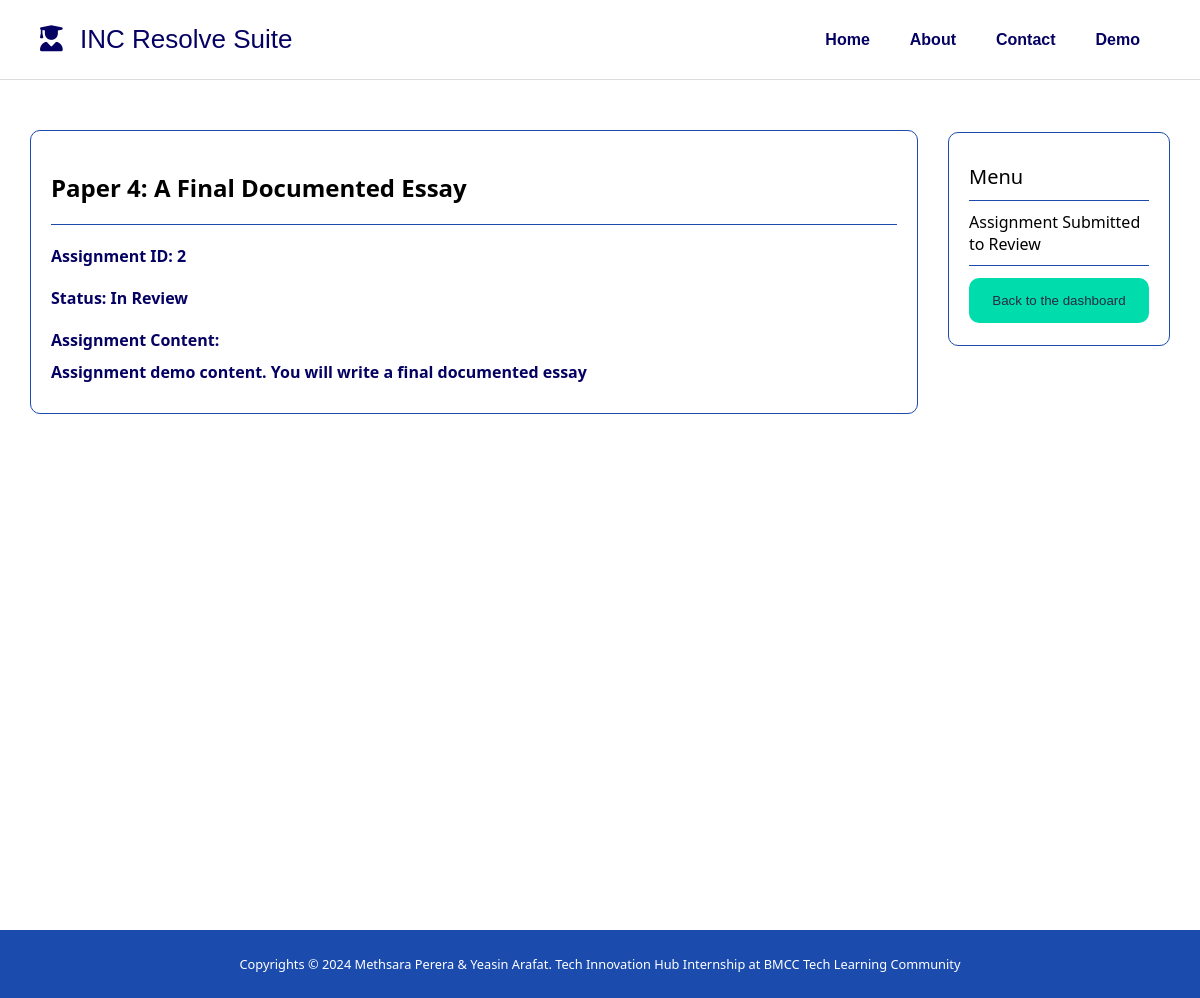
The app's page /portal/student/view-assignment.php?class=31806&assignment=2 (signed in) with its own data.
### tables this page shows
CREATE TABLE `assignment` (
  `assignment_id` int(255) NOT NULL,
  `assignment_name` varchar(256) NOT NULL,
  `instructor_id` int(8) NOT NULL,
  `content` mediumtext DEFAULT NULL
);

CREATE TABLE `student_assignment` (
  `student_id` int(81) NOT NULL,
  `assignment_id` int(255) NOT NULL,
  `last_day` date NOT NULL,
  `grade` varchar(5) NOT NULL DEFAULT '-',
  `status` varchar(16) NOT NULL DEFAULT 'enabled'
);

### portal/student/php/status-check.php (called while the page is built)
<?php
function checkStatus($conn, $uid, $assignment_id) {
    $status_query = mysqli_query($conn, "SELECT status FROM student_assignment WHERE student_id = $uid AND assignment_id = $assignment_id");
    $status_result = mysqli_fetch_assoc($status_query);
    $status = $status_result['status'];
    return $status;
}
?>

### portal/student/view-assignment.php (the view, shortened to what this page needs)
<?php
require_once "../../config.php";
require_once "php/status-check.php";
$uid = $_SESSION['uid'];
$assignment_id = $_GET['assignment'];
$status = checkStatus($conn, $uid, $assignment_id);
?>
<!DOCTYPE html>
<html lang="en">
<head>
<link href="https://cdn.jsdelivr.net/npm/quill@2.0.0-rc.2/dist/quill.snow.css" rel="stylesheet" />
<link rel="stylesheet" href="../styles-web.css">
</head>
<body>
<header>
    <?php include('../php/header.php');?>
</header>
<section class="home-section-full">
    <div class="container">
        <div class="left-panel">
            <div class="task-container">
                <?php
                $search_query = mysqli_query($conn, "SELECT assignment_name, content FROM assignment WHERE assignment_id='$assignment_id';");
                if(mysqli_num_rows($search_query) > 0){
                    while ($newq = mysqli_fetch_assoc($search_query)) {
                        $assignment_name = $newq['assignment_name'];
                        $assignment_content = $newq['content'];
                        echo '<h1>'.$assignment_name.'</h1>';
                    }
                }
                ?>
                <div class="task-divider"></div>
                <label>Assignment ID: <?php echo $assignment_id ?>
                <label>Status: <?php echo $status ?>
                <label>Assignment Content:</label>
                    <?php echo $assignment_content;?>
            </div>
        </div>
        <div class="right-panel">
            <br>
            <div class="menu">
                <div class="task-heading">Menu</div>
                <div class="rightbar-divider"></div>
                <div class="rightbar-buttons">
                    <?php
                        if($status == '-' or $status == 'Return') {
                            echo '
                                <form action="php/turn-in.php" method="POST" id="assignment">
                                    <input type="hidden" id="assignment_id" name="assignment_id" value="' . $assignment_id . '">
                                    <button class="rightbar-button" form="assignment">Turn In</button>
                                </form>';
                        }
                        elseif($status == 'Completed'){
                            echo 'Assignment Completed';
                        }
                        elseif($status == 'In Review') {
                            echo 'Assignment Submitted to Review';
                        }
                    ?>
                    <div class="rightbar-divider"></div>
                    <button class="rightbar-button" onclick=window.location.href="dashboard.php">Back to the dashboard</button>
                </div>
            </div>
            <br>
        </div>
    </div>
                    </section>
<footer>
    <div class="footer-content">
        <?php include '../../php/copyright.php'; ?>
    </div>
</footer>
</body>
</html>

### portal/styles-web.css (style rules this page uses)
:root { --white-color: #fff; --grey-color: #262A43; --dark-blue-color: #050162; --blue-color: #1A4BAD; --green-color: #00DCAC; --light-grey-color: #dbdbdb; }
body, html { margin: 0; padding: 0; height: 100%; font-family: system-ui, -apple-system, BlinkMacSystemFont, 'Segoe UI', Roboto, Oxygen, Ubuntu, Cantarell, 'Open Sans', 'Helvetica Neue', sans-serif; background: var(--white-color); z-index: 1; }
header { margin: 0; padding: 0; }
.home-section-full { display: flex; flex-direction: column; min-height: 100vh; }
footer { margin-top: 50px; background-color: var(--blue-color); padding: 25px; text-align: center; }
.footer-content { color: var(--white-color); font-size: 0.8em; }
label { display: block; width: 100%; margin-top: 20px; margin-bottom: 10px; text-align: left; color: var(--dark-blue-color); font-weight: bold; }
.container { display: flex; height: auto; }
.left-panel { width: 80%; background-color: var(--white-color); padding: 30px; }
.right-panel { width: 20%; background-color: var(--white-color); padding-left: 0px; padding-right: 30px; padding-top: 30px; padding-bottom: 30px; overflow-x: auto; }
.task-container { margin-top: 20px; background-color: var(--white-color); border: 1px solid var(--blue-color); border-radius: 10px; padding: 20px; box-sizing: border-box; }
.task-heading { font-size: 20px; margin-bottom: 10px; margin-top: 10px; }
.task-divider { border-top: 1px solid var(--blue-color); margin-bottom: 10px; }
.menu { margin-top: 0; background-color: var(--white-color); border: 1px solid var(--blue-color); border-radius: 10px; padding: 20px; box-sizing: border-box; }
.rightbar-divider { border-top: 1px solid var(--blue-color); margin-top: 10px; margin-bottom: 10px; }
.rightbar-buttons { width: 100%; }
.rightbar-button { flex: 1; padding: 8px 15px; background-color: var(--green-color); border: none; color: var(--grey-color); border-radius: 10px; cursor: pointer; width:100%; margin-top: 1%; margin-bottom: 1%; min-height: 45px; }

### records on screen
assignment: assignment_name "Paper 4: A Final Documented Essay", content "Assignment demo content. You will write a final documented essay"
student_assignment: status "In Review"

### other values on screen
$assignment_id "2"
